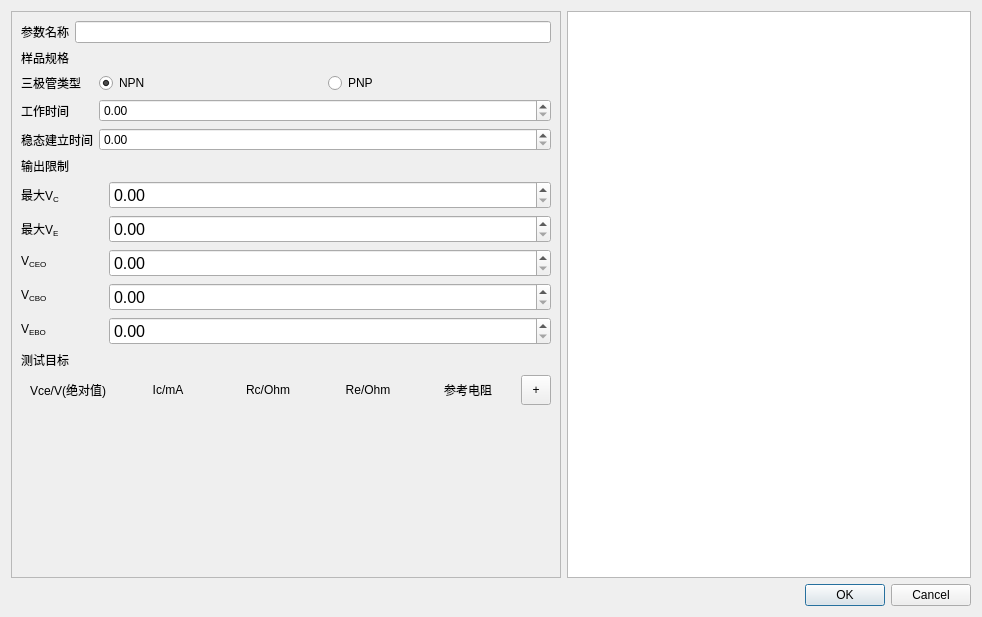
<?xml version="1.0" encoding="UTF-8"?>
<ui version="4.0">
 <class>ArgumentPanel</class>
 <widget class="QDialog" name="ArgumentPanel">
  <property name="geometry">
   <rect>
    <x>0</x>
    <y>0</y>
    <width>982</width>
    <height>617</height>
   </rect>
  </property>
  <property name="windowTitle">
   <string>参数编辑器</string>
  </property>
  <layout class="QGridLayout" name="gridLayout" columnstretch="0,1">
   <item row="0" column="0">
    <widget class="QScrollArea" name="scrollArea">
     <property name="minimumSize">
      <size>
       <width>550</width>
       <height>0</height>
      </size>
     </property>
     <property name="widgetResizable">
      <bool>true</bool>
     </property>
     <widget class="QWidget" name="wArguments">
      <property name="geometry">
       <rect>
        <x>0</x>
        <y>0</y>
        <width>548</width>
        <height>567</height>
       </rect>
      </property>
      <layout class="QVBoxLayout" name="verticalLayout_4">
       <item>
        <layout class="QHBoxLayout" name="horizontalLayout">
         <item>
          <widget class="QLabel" name="label_4">
           <property name="text">
            <string>参数名称</string>
           </property>
          </widget>
         </item>
         <item>
          <widget class="QLineEdit" name="name"/>
         </item>
        </layout>
       </item>
       <item>
        <widget class="QLabel" name="h1_4">
         <property name="text">
          <string>样品规格</string>
         </property>
        </widget>
       </item>
       <item>
        <layout class="QFormLayout" name="formLayout">
         <item row="0" column="0">
          <widget class="QLabel" name="h2_6">
           <property name="text">
            <string>三极管类型</string>
           </property>
          </widget>
         </item>
         <item row="0" column="1">
          <widget class="QWidget" name="wType" native="true">
           <layout class="QHBoxLayout" name="horizontalLayout_6">
            <property name="leftMargin">
             <number>0</number>
            </property>
            <property name="topMargin">
             <number>0</number>
            </property>
            <property name="rightMargin">
             <number>0</number>
            </property>
            <property name="bottomMargin">
             <number>0</number>
            </property>
            <item>
             <widget class="QRadioButton" name="radioNPN">
              <property name="text">
               <string>NPN</string>
              </property>
              <property name="checked">
               <bool>true</bool>
              </property>
             </widget>
            </item>
            <item>
             <widget class="QRadioButton" name="radioPNP">
              <property name="text">
               <string>PNP</string>
              </property>
             </widget>
            </item>
           </layout>
          </widget>
         </item>
         <item row="1" column="0">
          <widget class="QLabel" name="label">
           <property name="text">
            <string>工作时间</string>
           </property>
          </widget>
         </item>
         <item row="1" column="1">
          <widget class="QDoubleSpinBox" name="duration"/>
         </item>
         <item row="2" column="0">
          <widget class="QLabel" name="label_8">
           <property name="text">
            <string>稳态建立时间</string>
           </property>
          </widget>
         </item>
         <item row="2" column="1">
          <widget class="QDoubleSpinBox" name="stableTime"/>
         </item>
        </layout>
       </item>
       <item>
        <layout class="QFormLayout" name="formLayout_2">
         <property name="horizontalSpacing">
          <number>50</number>
         </property>
         <item row="3" column="0">
          <widget class="QLabel" name="h2_12">
           <property name="text">
            <string>&lt;html&gt;&lt;head/&gt;&lt;body&gt;&lt;p&gt;V&lt;span style=&quot; vertical-align:sub;&quot;&gt;CEO&lt;/span&gt;&lt;/p&gt;&lt;/body&gt;&lt;/html&gt;</string>
           </property>
          </widget>
         </item>
         <item row="3" column="1">
          <widget class="QDoubleSpinBox" name="Vceo">
           <property name="font">
            <font>
             <pointsize>12</pointsize>
            </font>
           </property>
          </widget>
         </item>
         <item row="4" column="0">
          <widget class="QLabel" name="h2_13">
           <property name="text">
            <string>&lt;html&gt;&lt;head/&gt;&lt;body&gt;&lt;p&gt;V&lt;span style=&quot; vertical-align:sub;&quot;&gt;CBO&lt;/span&gt;&lt;/p&gt;&lt;/body&gt;&lt;/html&gt;</string>
           </property>
          </widget>
         </item>
         <item row="4" column="1">
          <widget class="QDoubleSpinBox" name="Vcbo">
           <property name="font">
            <font>
             <pointsize>12</pointsize>
            </font>
           </property>
          </widget>
         </item>
         <item row="0" column="0" colspan="2">
          <widget class="QLabel" name="h1_3">
           <property name="text">
            <string>输出限制</string>
           </property>
          </widget>
         </item>
         <item row="5" column="0">
          <widget class="QLabel" name="h2_14">
           <property name="text">
            <string>&lt;html&gt;&lt;head/&gt;&lt;body&gt;&lt;p&gt;V&lt;span style=&quot; vertical-align:sub;&quot;&gt;EBO&lt;/span&gt;&lt;/p&gt;&lt;/body&gt;&lt;/html&gt;</string>
           </property>
          </widget>
         </item>
         <item row="5" column="1">
          <widget class="QDoubleSpinBox" name="Vebo">
           <property name="font">
            <font>
             <pointsize>12</pointsize>
            </font>
           </property>
          </widget>
         </item>
         <item row="2" column="0">
          <widget class="QLabel" name="h2_15">
           <property name="text">
            <string>&lt;html&gt;&lt;head/&gt;&lt;body&gt;&lt;p&gt;最大V&lt;span style=&quot; vertical-align:sub;&quot;&gt;E&lt;/span&gt;&lt;/p&gt;&lt;/body&gt;&lt;/html&gt;</string>
           </property>
          </widget>
         </item>
         <item row="2" column="1">
          <widget class="QDoubleSpinBox" name="maxVe">
           <property name="font">
            <font>
             <pointsize>12</pointsize>
            </font>
           </property>
          </widget>
         </item>
         <item row="1" column="0">
          <widget class="QLabel" name="h2_16">
           <property name="text">
            <string>&lt;html&gt;&lt;head/&gt;&lt;body&gt;&lt;p&gt;最大V&lt;span style=&quot; vertical-align:sub;&quot;&gt;C&lt;/span&gt;&lt;/p&gt;&lt;/body&gt;&lt;/html&gt;</string>
           </property>
          </widget>
         </item>
         <item row="1" column="1">
          <widget class="QDoubleSpinBox" name="maxVc">
           <property name="font">
            <font>
             <pointsize>12</pointsize>
            </font>
           </property>
          </widget>
         </item>
        </layout>
       </item>
       <item>
        <widget class="QLabel" name="h1_1">
         <property name="text">
          <string>测试目标</string>
         </property>
        </widget>
       </item>
       <item>
        <layout class="QHBoxLayout" name="horizontalLayout_11" stretch="1,1,1,1,1,0">
         <item>
          <widget class="QLabel" name="label_2">
           <property name="text">
            <string>Vce/V(绝对值)</string>
           </property>
           <property name="alignment">
            <set>Qt::AlignmentFlag::AlignCenter</set>
           </property>
          </widget>
         </item>
         <item>
          <widget class="QLabel" name="label_3">
           <property name="text">
            <string>Ic/mA</string>
           </property>
           <property name="alignment">
            <set>Qt::AlignmentFlag::AlignCenter</set>
           </property>
          </widget>
         </item>
         <item>
          <widget class="QLabel" name="label_5">
           <property name="text">
            <string>Rc/Ohm</string>
           </property>
           <property name="alignment">
            <set>Qt::AlignmentFlag::AlignCenter</set>
           </property>
          </widget>
         </item>
         <item>
          <widget class="QLabel" name="label_6">
           <property name="text">
            <string>Re/Ohm</string>
           </property>
           <property name="alignment">
            <set>Qt::AlignmentFlag::AlignCenter</set>
           </property>
          </widget>
         </item>
         <item>
          <widget class="QLabel" name="label_7">
           <property name="text">
            <string>参考电阻</string>
           </property>
           <property name="alignment">
            <set>Qt::AlignmentFlag::AlignCenter</set>
           </property>
          </widget>
         </item>
         <item>
          <widget class="QToolButton" name="btnAdd">
           <property name="minimumSize">
            <size>
             <width>30</width>
             <height>30</height>
            </size>
           </property>
           <property name="maximumSize">
            <size>
             <width>30</width>
             <height>30</height>
            </size>
           </property>
           <property name="text">
            <string>+</string>
           </property>
          </widget>
         </item>
        </layout>
       </item>
       <item>
        <layout class="QVBoxLayout" name="layoutTargets"/>
       </item>
       <item>
        <spacer name="verticalSpacer_2">
         <property name="orientation">
          <enum>Qt::Orientation::Vertical</enum>
         </property>
         <property name="sizeHint" stdset="0">
          <size>
           <width>20</width>
           <height>40</height>
          </size>
         </property>
        </spacer>
       </item>
      </layout>
     </widget>
    </widget>
   </item>
   <item row="0" column="1">
    <widget class="QChartView" name="chartView">
     <property name="minimumSize">
      <size>
       <width>400</width>
       <height>400</height>
      </size>
     </property>
    </widget>
   </item>
   <item row="1" column="0" colspan="2">
    <widget class="QDialogButtonBox" name="buttonBox">
     <property name="orientation">
      <enum>Qt::Orientation::Horizontal</enum>
     </property>
     <property name="standardButtons">
      <set>QDialogButtonBox::StandardButton::Cancel|QDialogButtonBox::StandardButton::Ok</set>
     </property>
    </widget>
   </item>
  </layout>
 </widget>
 <customwidgets>
  <customwidget>
   <class>QChartView</class>
   <extends>QGraphicsView</extends>
   <header location="global">&lt;QChartView&gt;</header>
  </customwidget>
 </customwidgets>
 <resources/>
 <connections>
  <connection>
   <sender>buttonBox</sender>
   <signal>accepted()</signal>
   <receiver>ArgumentPanel</receiver>
   <slot>accept()</slot>
   <hints>
    <hint type="sourcelabel">
     <x>248</x>
     <y>254</y>
    </hint>
    <hint type="destinationlabel">
     <x>157</x>
     <y>274</y>
    </hint>
   </hints>
  </connection>
  <connection>
   <sender>buttonBox</sender>
   <signal>rejected()</signal>
   <receiver>ArgumentPanel</receiver>
   <slot>reject()</slot>
   <hints>
    <hint type="sourcelabel">
     <x>316</x>
     <y>260</y>
    </hint>
    <hint type="destinationlabel">
     <x>286</x>
     <y>274</y>
    </hint>
   </hints>
  </connection>
 </connections>
</ui>
